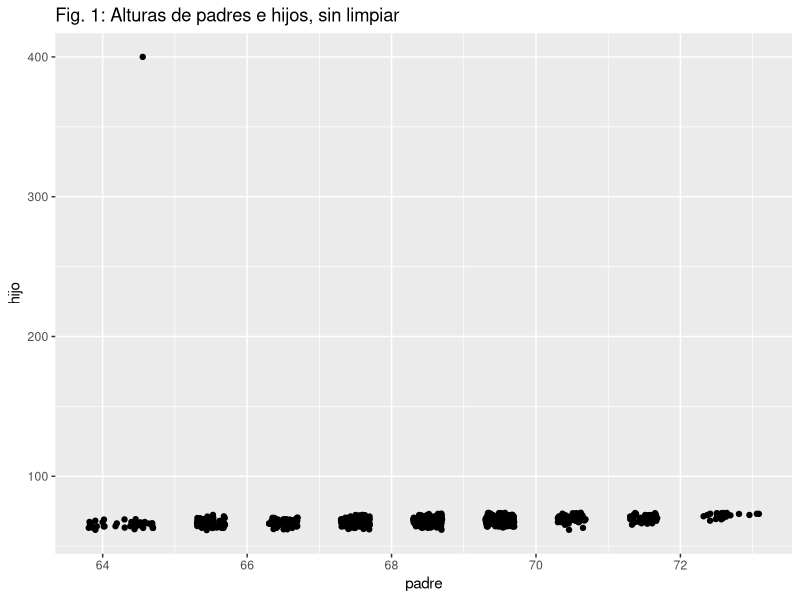
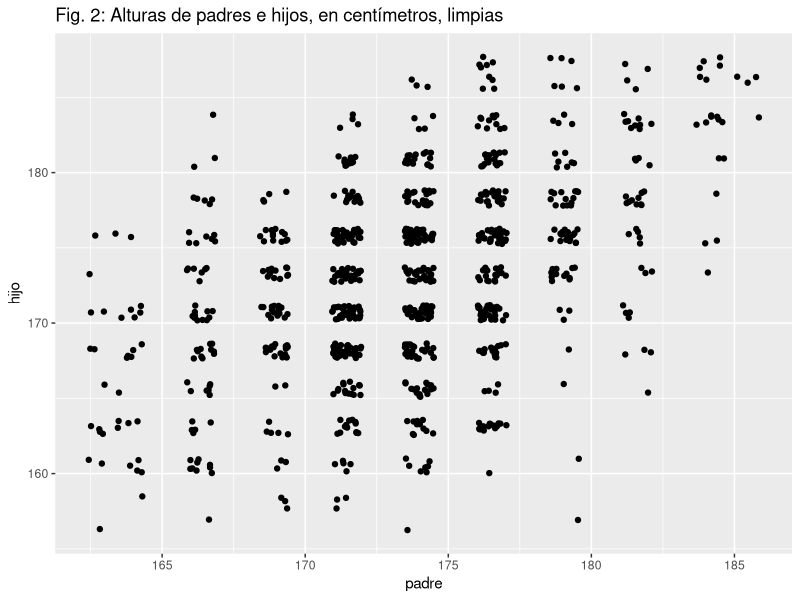
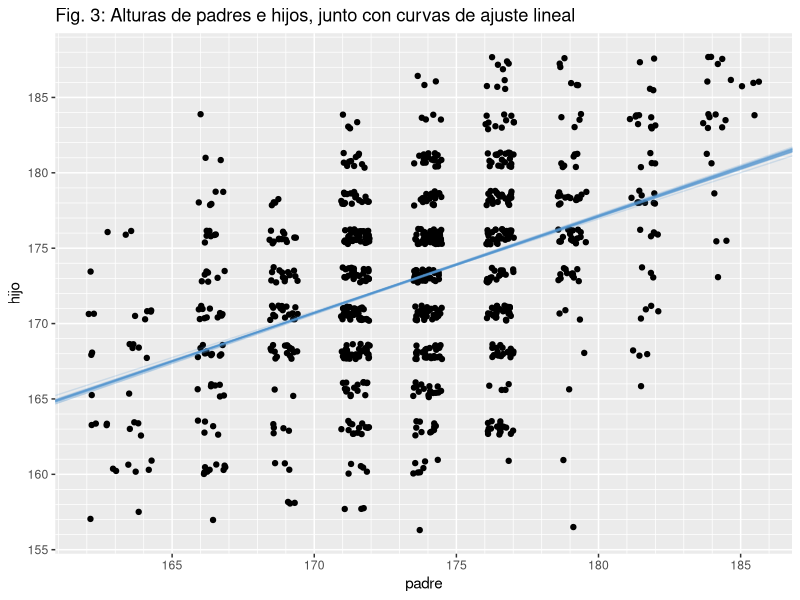
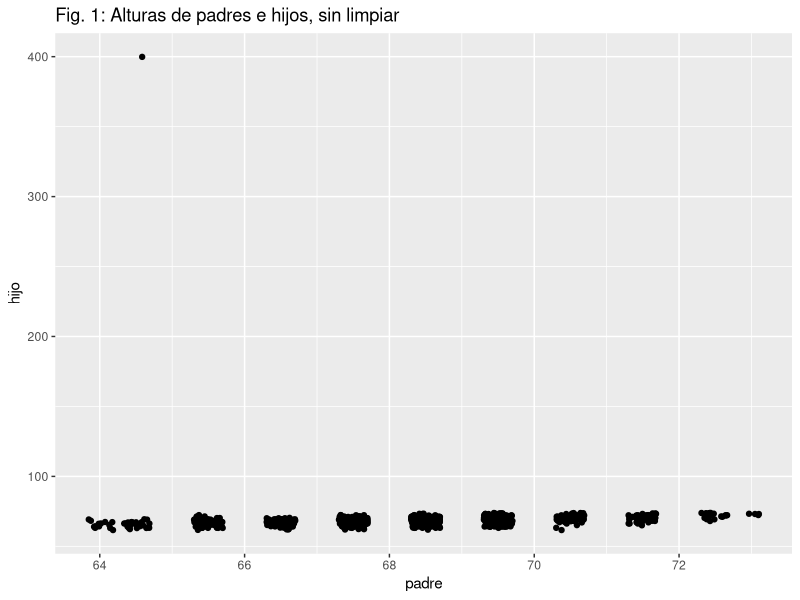
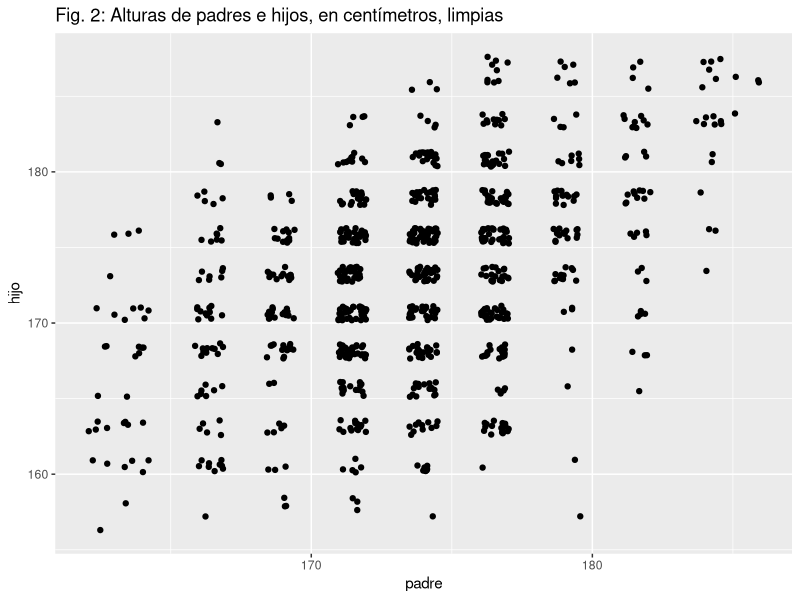
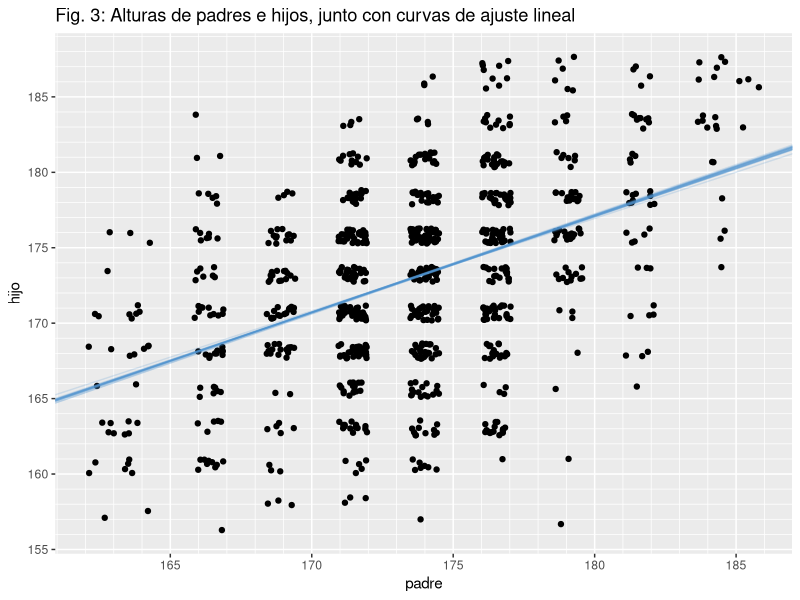

Write the R code that produced these figures, in order.
## ---- chunk 1
library(tidyverse)
library(knitr)
opts_chunk$set(fig.width=12, fig.height=8, message=FALSE, comment=NA)
## ---- chunk 2
galton <- read_csv(
  "GaltonMod.csv", skip = 1,
  col_names = c("indice", "obs", "padre", "hijo"),
  col_types = cols(
    indice = col_integer(),
    obs = col_integer(),
    padre = col_double(),
    hijo = col_double()
  )) %>%
  select(-indice)
## ---- chunk 3
fig1 <- ggplot(data = galton, mapping = aes(y = hijo, x = padre)) +
  # position="jitter" les agrega un ligero "ruido" a los puntos para visualizarlos mejor
  geom_point(position="jitter") +
  labs(title = "Fig. 1: Alturas de padres e hijos, sin limpiar")

ggsave("fig1_dispersion_sin_limpiar.png", fig1, width = 12, height = 8)
fig1
## ---- chunk 4
galton <- galton %>%
  mutate(padre = padre * 2.54, hijo = hijo * 2.54) %>%
  filter(padre < 272, hijo < 272)

fig2 <- ggplot(data = galton, mapping = aes(y = hijo, x = padre)) +
  # position="jitter" les agrega un ligero "ruido" a los puntos para visualizarlos mejor
  geom_point(position="jitter") +
  labs(title = "Fig. 2: Alturas de padres e hijos, en centímetros, limpias")

ggsave("fig2_dispersion_limpia.png", fig2, width = 12, height = 8)
fig2
## ---- chunk 5
formulas_modelos <- list(
  "constante" = hijo ~ 1,
  "lineal" = hijo ~ padre,
  "cuadratico" = hijo ~ poly(padre, 2),
  "cubico" = hijo ~ poly(padre, 3)
)

K <- 20

galton <- galton %>%
  mutate(k = sample(K, n(), replace = T))
## ---- chunk 6
galton_train <- function(k_test) { galton %>% filter(k != k_test) }
galton_test <-  function(k_test) { galton %>% filter(k == k_test) }

entrenar_m_en_k <- function(m, k) { lm(formulas_modelos[[m]], galton_train(k))}
predecir_m_en_k <- function(mod, k) { predict(mod, newdata = galton_test(k))}

calcular_ecm <- function(y, y_hat) { mean((y - y_hat)^2) }
## ---- chunk 7
n_modelos <- length(formulas_modelos)

kfold <- tibble(
  id_modelo = rep(names(formulas_modelos), times = K),
  k_test = rep(1:K, each = n_modelos),
  modelo = map2(id_modelo, k_test, entrenar_m_en_k),
  y_test = map(k_test, galton_test) %>% map("hijo"),
  predicciones_test = map2(modelo, k_test, predecir_m_en_k),
  n_k_test = map_int(y_test, length),
  ecm = map2_dbl(y_test, predicciones_test, calcular_ecm))
## ---- chunk 8
resultados <- kfold %>%
  select(id_modelo, n_k_test, ecm) %>%
  group_by(id_modelo) %>%
  summarise(ecm_total = weighted.mean(ecm, n_k_test))

kable(resultados)
## ---- chunk 9
rectas <- kfold %>%
  filter(id_modelo == "lineal") %>%
  mutate(coeficientes = map(modelo, coef),
         ordenada = map_dbl(coeficientes, 1),
         pendiente = map_dbl(coeficientes, 2)) %>%
  select(k_test, ordenada, pendiente)

kable(head(rectas))
## ---- chunk 10
fig3 <- fig2 +
  geom_abline(data = rectas, mapping = aes(intercept = ordenada, slope = pendiente),
              alpha = 0.2, color ="steelblue3") +
  labs(title = "Fig. 3: Alturas de padres e hijos, junto con curvas de ajuste lineal") +
  scale_y_continuous(breaks = seq(0, 300, 5), minor_breaks = seq(0, 300, 1)) +
  scale_x_continuous(breaks = seq(0, 300, 5), minor_breaks = seq(0, 300, 1))

ggsave("fig3_dispersion_curvas.png", fig3, width = 12, height = 8)
fig3
